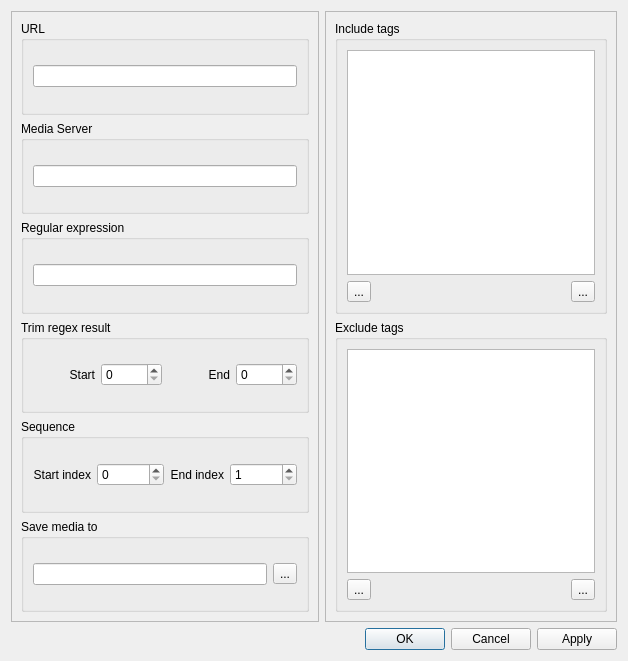
<?xml version="1.0" encoding="UTF-8"?>
<ui version="4.0">
 <class>Settings</class>
 <widget class="QDialog" name="Settings">
  <property name="geometry">
   <rect>
    <x>0</x>
    <y>0</y>
    <width>628</width>
    <height>661</height>
   </rect>
  </property>
  <property name="windowTitle">
   <string>Dialog</string>
  </property>
  <layout class="QVBoxLayout" name="verticalLayout_6">
   <item>
    <layout class="QHBoxLayout" name="horizontalLayout_14">
     <item>
      <widget class="QFrame" name="inputFrame">
       <property name="frameShape">
        <enum>QFrame::StyledPanel</enum>
       </property>
       <property name="frameShadow">
        <enum>QFrame::Raised</enum>
       </property>
       <layout class="QVBoxLayout" name="verticalLayout_2">
        <item>
         <widget class="QGroupBox" name="urlBox">
          <property name="title">
           <string>URL</string>
          </property>
          <layout class="QHBoxLayout" name="horizontalLayout_8">
           <item>
            <widget class="QLineEdit" name="inputURL"/>
           </item>
          </layout>
         </widget>
        </item>
        <item>
         <widget class="QGroupBox" name="mediaServerBox">
          <property name="title">
           <string>Media Server</string>
          </property>
          <layout class="QHBoxLayout" name="horizontalLayout_11">
           <item>
            <widget class="QLineEdit" name="mediaServer"/>
           </item>
          </layout>
         </widget>
        </item>
        <item>
         <widget class="QGroupBox" name="regexBox">
          <property name="title">
           <string>Regular expression</string>
          </property>
          <layout class="QHBoxLayout" name="horizontalLayout_10">
           <item>
            <widget class="QLineEdit" name="inputRegex"/>
           </item>
          </layout>
         </widget>
        </item>
        <item>
         <widget class="QGroupBox" name="trimBox">
          <property name="title">
           <string>Trim regex result</string>
          </property>
          <layout class="QHBoxLayout" name="horizontalLayout_7">
           <item>
            <layout class="QHBoxLayout" name="horizontalLayout_6">
             <item>
              <widget class="QLabel" name="label_3">
               <property name="text">
                <string>Start</string>
               </property>
               <property name="alignment">
                <set>Qt::AlignRight|Qt::AlignTrailing|Qt::AlignVCenter</set>
               </property>
              </widget>
             </item>
             <item>
              <widget class="QSpinBox" name="inputTrimStart"/>
             </item>
            </layout>
           </item>
           <item>
            <layout class="QHBoxLayout" name="horizontalLayout_5">
             <item>
              <widget class="QLabel" name="label_4">
               <property name="text">
                <string>End</string>
               </property>
               <property name="alignment">
                <set>Qt::AlignRight|Qt::AlignTrailing|Qt::AlignVCenter</set>
               </property>
              </widget>
             </item>
             <item>
              <widget class="QSpinBox" name="inputTrimEnd"/>
             </item>
            </layout>
           </item>
          </layout>
         </widget>
        </item>
        <item>
         <widget class="QGroupBox" name="seqBox">
          <property name="title">
           <string>Sequence</string>
          </property>
          <layout class="QHBoxLayout" name="horizontalLayout_3">
           <item>
            <layout class="QHBoxLayout" name="horizontalLayout">
             <item>
              <widget class="QLabel" name="label_6">
               <property name="text">
                <string>Start index</string>
               </property>
               <property name="alignment">
                <set>Qt::AlignRight|Qt::AlignTrailing|Qt::AlignVCenter</set>
               </property>
              </widget>
             </item>
             <item>
              <widget class="QSpinBox" name="inputStartIndex">
               <property name="minimum">
                <number>0</number>
               </property>
               <property name="maximum">
                <number>999999</number>
               </property>
              </widget>
             </item>
            </layout>
           </item>
           <item>
            <layout class="QHBoxLayout" name="horizontalLayout_2">
             <item>
              <widget class="QLabel" name="label_7">
               <property name="text">
                <string>End index</string>
               </property>
               <property name="alignment">
                <set>Qt::AlignRight|Qt::AlignTrailing|Qt::AlignVCenter</set>
               </property>
              </widget>
             </item>
             <item>
              <widget class="QSpinBox" name="inputEndIndex">
               <property name="minimum">
                <number>1</number>
               </property>
               <property name="maximum">
                <number>1000000</number>
               </property>
              </widget>
             </item>
            </layout>
           </item>
          </layout>
         </widget>
        </item>
        <item>
         <widget class="QGroupBox" name="saveToBox">
          <property name="title">
           <string>Save media to</string>
          </property>
          <layout class="QVBoxLayout" name="verticalLayout">
           <item>
            <layout class="QHBoxLayout" name="horizontalLayout_9">
             <item>
              <widget class="QLineEdit" name="inputSaveTo"/>
             </item>
             <item>
              <widget class="QToolButton" name="toolButton">
               <property name="text">
                <string>...</string>
               </property>
              </widget>
             </item>
            </layout>
           </item>
          </layout>
         </widget>
        </item>
       </layout>
      </widget>
     </item>
     <item>
      <widget class="QFrame" name="frame">
       <property name="frameShape">
        <enum>QFrame::StyledPanel</enum>
       </property>
       <property name="frameShadow">
        <enum>QFrame::Raised</enum>
       </property>
       <layout class="QVBoxLayout" name="verticalLayout_5">
        <item>
         <widget class="QGroupBox" name="includeBox">
          <property name="title">
           <string>Include tags</string>
          </property>
          <layout class="QVBoxLayout" name="verticalLayout_3">
           <item>
            <widget class="QListWidget" name="includeList"/>
           </item>
           <item>
            <layout class="QHBoxLayout" name="horizontalLayout_12">
             <item>
              <widget class="QToolButton" name="buttonAddToInclude">
               <property name="text">
                <string>...</string>
               </property>
               <property name="icon">
                <iconset resource="resource.qrc">
                 <normaloff>:/Icons/add.png</normaloff>:/Icons/add.png</iconset>
               </property>
              </widget>
             </item>
             <item>
              <spacer name="horizontalSpacer">
               <property name="orientation">
                <enum>Qt::Horizontal</enum>
               </property>
               <property name="sizeHint" stdset="0">
                <size>
                 <width>178</width>
                 <height>20</height>
                </size>
               </property>
              </spacer>
             </item>
             <item>
              <widget class="QToolButton" name="buttonRemoveFromInclude">
               <property name="text">
                <string>...</string>
               </property>
               <property name="icon">
                <iconset resource="resource.qrc">
                 <normaloff>:/Icons/close.png</normaloff>:/Icons/close.png</iconset>
               </property>
              </widget>
             </item>
            </layout>
           </item>
          </layout>
         </widget>
        </item>
        <item>
         <widget class="QGroupBox" name="excludeBox">
          <property name="title">
           <string>Exclude tags</string>
          </property>
          <layout class="QVBoxLayout" name="verticalLayout_4">
           <item>
            <widget class="QListWidget" name="excludeList"/>
           </item>
           <item>
            <layout class="QHBoxLayout" name="horizontalLayout_13">
             <item>
              <widget class="QToolButton" name="buttonAddToExclude">
               <property name="text">
                <string>...</string>
               </property>
               <property name="icon">
                <iconset resource="resource.qrc">
                 <normaloff>:/Icons/add.png</normaloff>:/Icons/add.png</iconset>
               </property>
              </widget>
             </item>
             <item>
              <spacer name="horizontalSpacer_2">
               <property name="orientation">
                <enum>Qt::Horizontal</enum>
               </property>
               <property name="sizeHint" stdset="0">
                <size>
                 <width>178</width>
                 <height>20</height>
                </size>
               </property>
              </spacer>
             </item>
             <item>
              <widget class="QToolButton" name="buttonRemoveFromExclude">
               <property name="text">
                <string>...</string>
               </property>
               <property name="icon">
                <iconset resource="resource.qrc">
                 <normaloff>:/Icons/close.png</normaloff>:/Icons/close.png</iconset>
               </property>
              </widget>
             </item>
            </layout>
           </item>
          </layout>
         </widget>
        </item>
       </layout>
      </widget>
     </item>
    </layout>
   </item>
   <item>
    <layout class="QHBoxLayout" name="horizontalLayout_4">
     <item>
      <spacer name="horizontalSpacer_3">
       <property name="orientation">
        <enum>Qt::Horizontal</enum>
       </property>
       <property name="sizeHint" stdset="0">
        <size>
         <width>198</width>
         <height>20</height>
        </size>
       </property>
      </spacer>
     </item>
     <item>
      <widget class="QPushButton" name="okSettings">
       <property name="text">
        <string>OK</string>
       </property>
      </widget>
     </item>
     <item>
      <widget class="QPushButton" name="cancelSettings">
       <property name="text">
        <string>Cancel</string>
       </property>
      </widget>
     </item>
     <item>
      <widget class="QPushButton" name="applySettings">
       <property name="text">
        <string>Apply</string>
       </property>
      </widget>
     </item>
    </layout>
   </item>
  </layout>
 </widget>
 <resources>
  <include location="resource.qrc"/>
 </resources>
 <connections/>
</ui>
